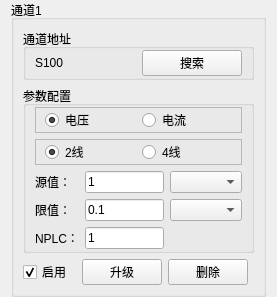
<?xml version="1.0" encoding="UTF-8"?>
<ui version="4.0">
 <class>ParaWgt</class>
 <widget class="QWidget" name="ParaWgt">
  <property name="geometry">
   <rect>
    <x>0</x>
    <y>0</y>
    <width>277</width>
    <height>280</height>
   </rect>
  </property>
  <property name="maximumSize">
   <size>
    <width>300</width>
    <height>280</height>
   </size>
  </property>
  <property name="windowTitle">
   <string>Form</string>
  </property>
  <layout class="QVBoxLayout" name="verticalLayout">
   <property name="spacing">
    <number>3</number>
   </property>
   <property name="topMargin">
    <number>0</number>
   </property>
   <property name="bottomMargin">
    <number>0</number>
   </property>
   <item>
    <widget class="QGroupBox" name="groupBox">
     <property name="title">
      <string>通道1</string>
     </property>
     <layout class="QGridLayout" name="gridLayout">
      <item row="0" column="0" colspan="2">
       <widget class="QGroupBox" name="groupBox_3">
        <property name="title">
         <string>通道地址</string>
        </property>
        <layout class="QGridLayout" name="gridLayout_3">
         <property name="topMargin">
          <number>1</number>
         </property>
         <property name="bottomMargin">
          <number>1</number>
         </property>
         <item row="0" column="1">
          <widget class="QPushButton" name="pb_Search">
           <property name="text">
            <string>搜索</string>
           </property>
          </widget>
         </item>
         <item row="0" column="0">
          <widget class="QLabel" name="lb_Addr">
           <property name="text">
            <string>S100</string>
           </property>
          </widget>
         </item>
        </layout>
       </widget>
      </item>
      <item row="2" column="0">
       <layout class="QHBoxLayout" name="horizontalLayout">
        <item>
         <widget class="QCheckBox" name="cb_Enable">
          <property name="text">
           <string>启用</string>
          </property>
          <property name="checked">
           <bool>true</bool>
          </property>
         </widget>
        </item>
        <item>
         <spacer name="horizontalSpacer">
          <property name="orientation">
           <enum>Qt::Horizontal</enum>
          </property>
          <property name="sizeHint" stdset="0">
           <size>
            <width>40</width>
            <height>20</height>
           </size>
          </property>
         </spacer>
        </item>
        <item>
         <widget class="QPushButton" name="pb_Upgrade">
          <property name="text">
           <string>升级</string>
          </property>
         </widget>
        </item>
        <item>
         <widget class="QPushButton" name="pb_Delete">
          <property name="text">
           <string>删除</string>
          </property>
         </widget>
        </item>
       </layout>
      </item>
      <item row="1" column="0" colspan="2">
       <widget class="QGroupBox" name="gb_Para">
        <property name="title">
         <string>参数配置</string>
        </property>
        <layout class="QGridLayout" name="gridLayout_2">
         <property name="topMargin">
          <number>1</number>
         </property>
         <property name="bottomMargin">
          <number>1</number>
         </property>
         <item row="2" column="0">
          <widget class="QLabel" name="label">
           <property name="text">
            <string>源值：</string>
           </property>
          </widget>
         </item>
         <item row="2" column="1">
          <widget class="QLineEdit" name="le_Src">
           <property name="text">
            <string>1</string>
           </property>
          </widget>
         </item>
         <item row="2" column="2">
          <widget class="QComboBox" name="cb_Src"/>
         </item>
         <item row="3" column="0">
          <widget class="QLabel" name="label_2">
           <property name="text">
            <string>限值：</string>
           </property>
          </widget>
         </item>
         <item row="3" column="1">
          <widget class="QLineEdit" name="le_Lmt">
           <property name="text">
            <string>0.1</string>
           </property>
          </widget>
         </item>
         <item row="4" column="1" rowspan="2">
          <widget class="QLineEdit" name="le_Plc">
           <property name="text">
            <string>1</string>
           </property>
          </widget>
         </item>
         <item row="0" column="0" colspan="3">
          <widget class="QFrame" name="frame_2">
           <property name="frameShape">
            <enum>QFrame::StyledPanel</enum>
           </property>
           <property name="frameShadow">
            <enum>QFrame::Raised</enum>
           </property>
           <layout class="QHBoxLayout" name="horizontalLayout_4">
            <property name="topMargin">
             <number>0</number>
            </property>
            <property name="bottomMargin">
             <number>0</number>
            </property>
            <item>
             <widget class="QRadioButton" name="rb_SrcV">
              <property name="text">
               <string>电压</string>
              </property>
              <property name="checked">
               <bool>true</bool>
              </property>
             </widget>
            </item>
            <item>
             <widget class="QRadioButton" name="rb_SrcI">
              <property name="text">
               <string>电流</string>
              </property>
             </widget>
            </item>
           </layout>
          </widget>
         </item>
         <item row="1" column="0" colspan="3">
          <widget class="QFrame" name="frame">
           <property name="frameShape">
            <enum>QFrame::StyledPanel</enum>
           </property>
           <property name="frameShadow">
            <enum>QFrame::Raised</enum>
           </property>
           <layout class="QHBoxLayout" name="horizontalLayout_3">
            <property name="topMargin">
             <number>0</number>
            </property>
            <property name="bottomMargin">
             <number>0</number>
            </property>
            <item>
             <widget class="QRadioButton" name="rb_2Wires">
              <property name="text">
               <string>2线</string>
              </property>
              <property name="checked">
               <bool>true</bool>
              </property>
             </widget>
            </item>
            <item>
             <widget class="QRadioButton" name="rb_4Wires">
              <property name="text">
               <string>4线</string>
              </property>
             </widget>
            </item>
           </layout>
          </widget>
         </item>
         <item row="4" column="0" rowspan="2">
          <widget class="QLabel" name="label_3">
           <property name="text">
            <string>NPLC：</string>
           </property>
          </widget>
         </item>
         <item row="3" column="2">
          <widget class="QComboBox" name="cb_Lmt"/>
         </item>
        </layout>
       </widget>
      </item>
     </layout>
    </widget>
   </item>
  </layout>
 </widget>
 <resources/>
 <connections/>
</ui>
